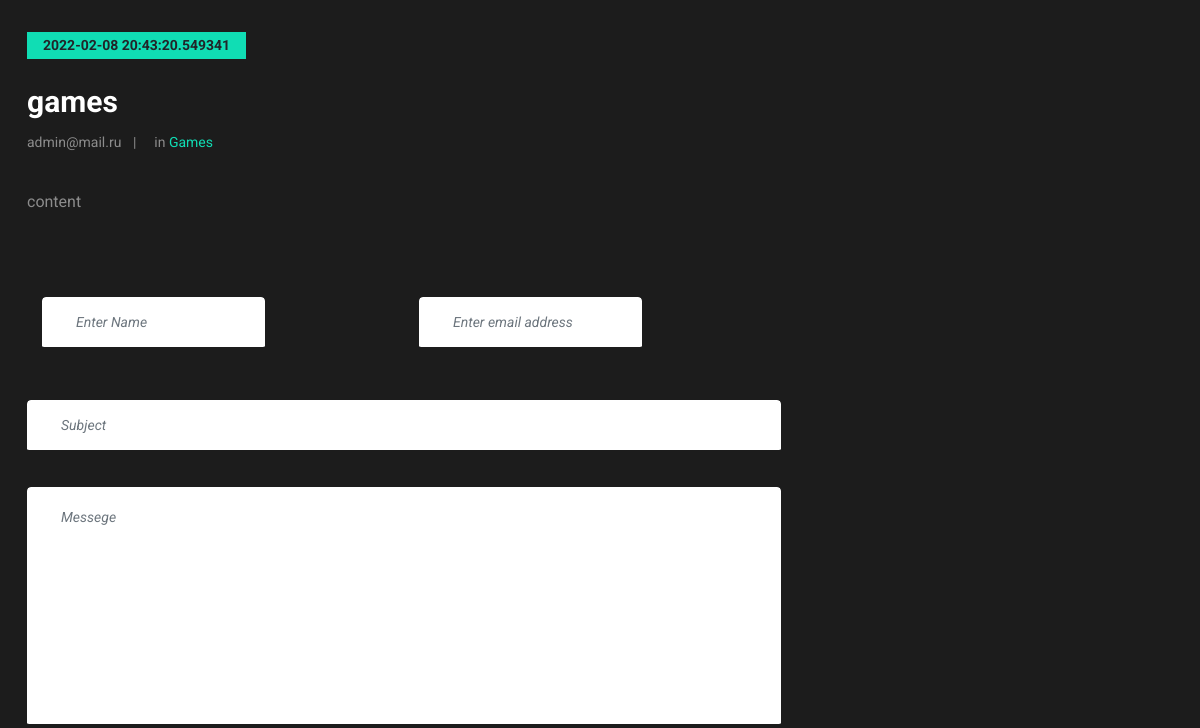
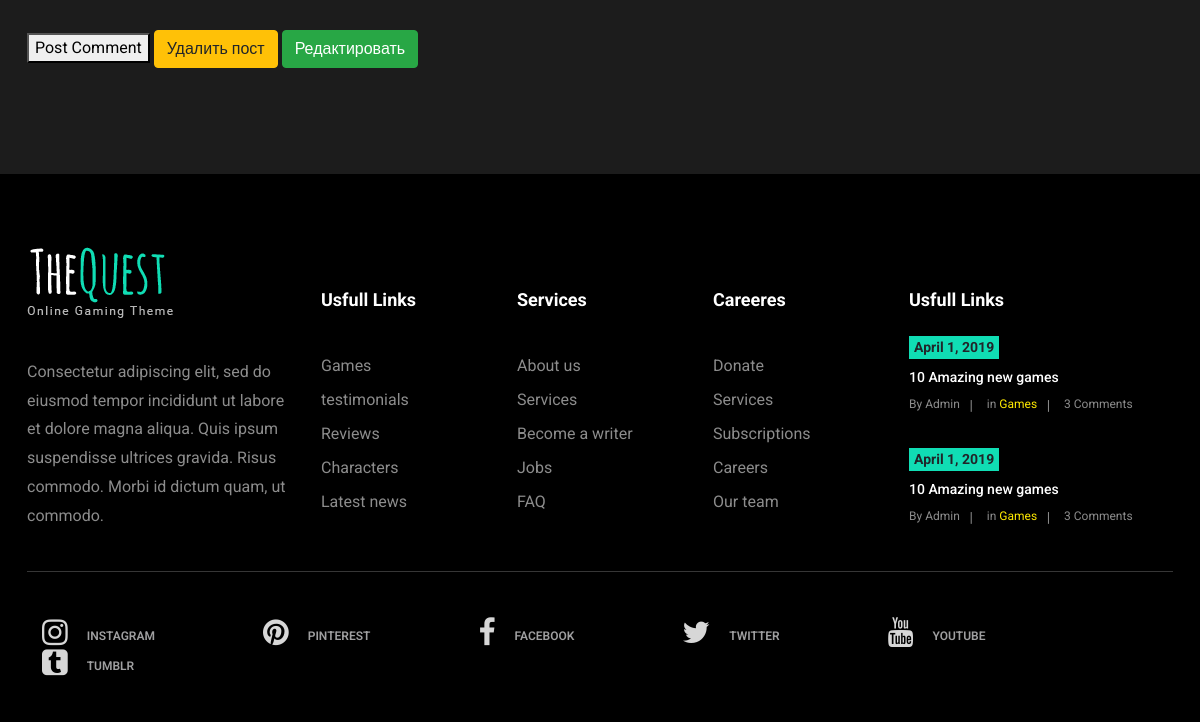
Page /blog/3 (lower part) on the earlier database version (2 pictures, top to bottom).
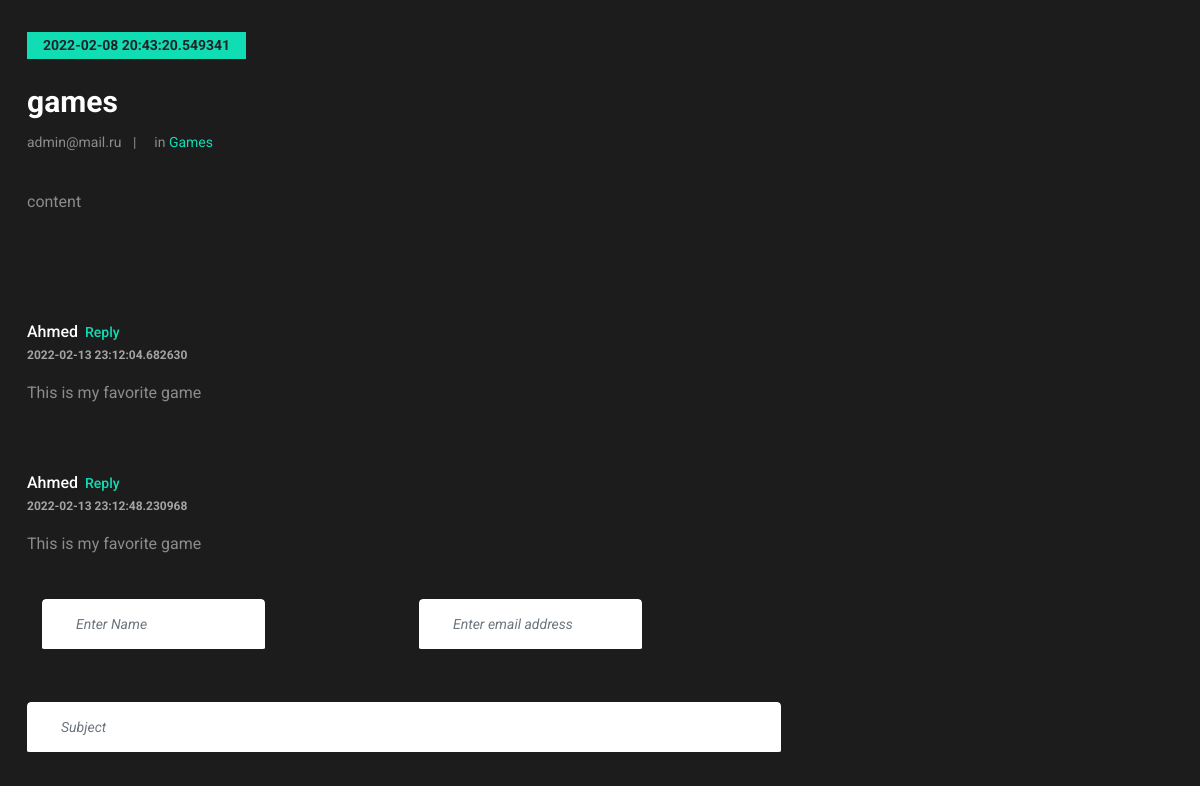
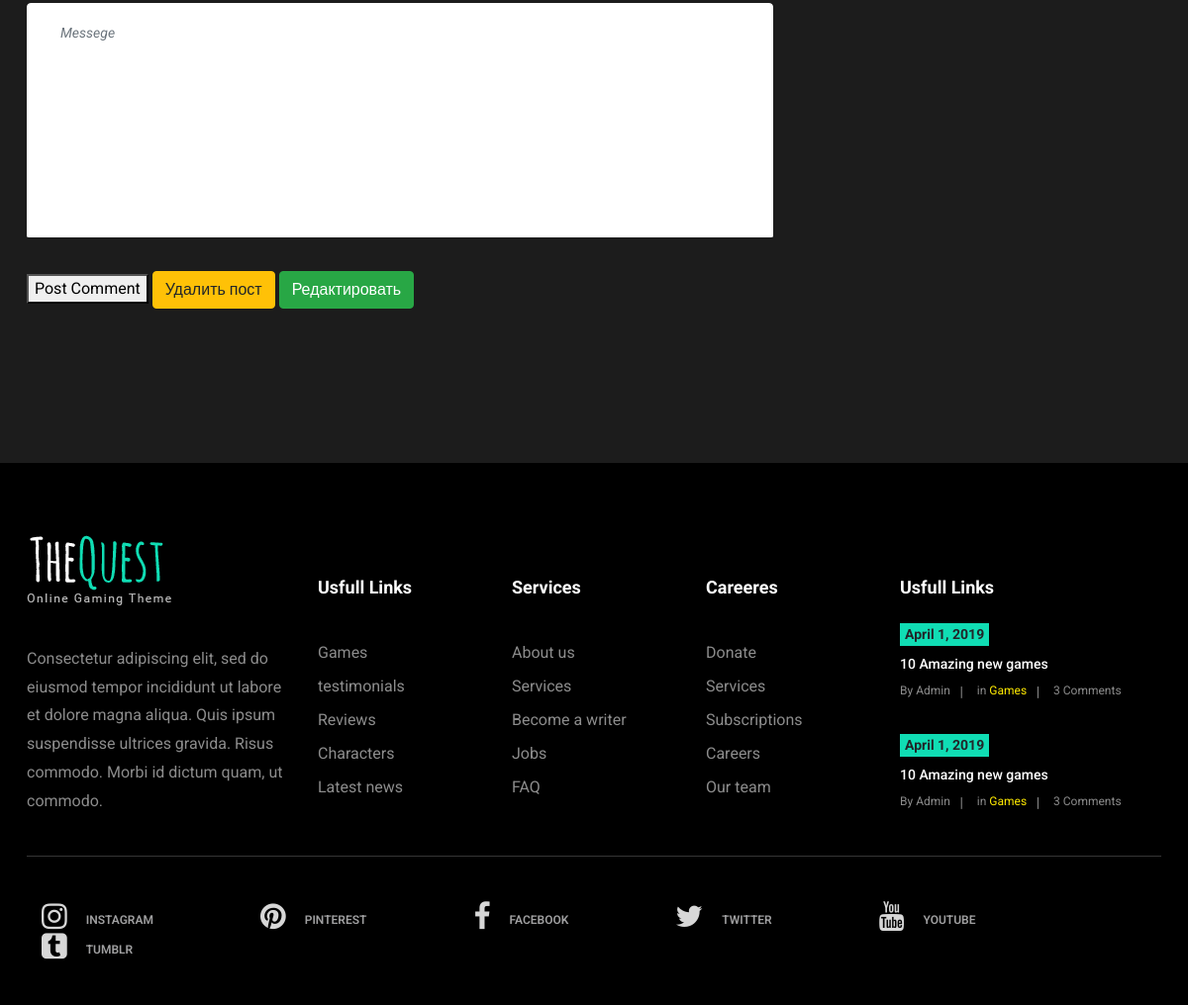
Same page on the later database version (2 pictures, top to bottom).
### blog/models.py (models this page shows, shortened)
class Comment(db.Model):
    __tablename__ = 'comments'
    id = db.Column(db.Integer(), primary_key=True)
    name = db.Column(db.String(50), nullable=False)
    subject = db.Column(db.String(50), nullable=False)
    email = db.Column(db.String(), nullable=False)
    date_posted = db.Column(
        db.DateTime(), nullable=False, default=datetime.now)
    message = db.Column(db.String(), nullable=False)
    post_id = db.Column(db.Integer(), db.ForeignKey(
        'posts.id'), nullable=False)

### blog/routes.py (the view)
@app.route('/blog/<int:post_id>',methods=['GET','POST'])
def post_detail(post_id):
    post = Post.query.get(post_id)
    comments=Comment.query.order_by(Comment.date_posted)
    if request.method == 'POST':
       comment = Comment(name=request.form.get('name'), subject=request.form.get('subject'),email=request.form.get('email'),message=request.form.get('message'),post=post)
       db.session.add(comment)
       db.session.commit()
       redirect (url_for('post_detail',post_id=post.id))
    return render_template('post_detail.html', post=post,comments=comments)

### blog/models.py (called while the page is built)
    def __repr__(self) -> str:
        return self.email

### blog/templates/post_detail.html (shortened to what this page needs)
{% extends 'base.html' %}
{% block content %}
<section class="blog-section spad">
	<div class="container">
		<div class="row">
			<div class="col-lg-8">
				<div class="blog-post single-post">
					<div class="post-date">{{post.date_posted}}</div>
					<h3>{{post.title}}
					</h3>
					<div class="post-metas">
						<div class="post-meta">{{post.author}}</div>
						<div class="post-meta">in <a href="#">Games</a></div>
					</div>
					<p>{{post.content}}</p>
					<div class="comments">
						{% for comment in comments%}
						<ul class="comments-list">
							<li>
								<form action="", method="POST">
								<div class="comment-text">
									<h6>{{comment.name}}<a href="#" class="reply">Reply</a></h6>
									<div class="comment-date">{{comment.date_posted}}</div>
								    <p>{{comment.message}}</p>
								</div>
							</li>
							{% endfor %}
							<div class="comment-form">
								<form action="" method="POST">
									<div class="form-group form-inline">
										<div class="form-group col-lg-6 col-md-6 name">
											<input type="text" class="form-control" id="name" name="name" placeholder="Enter Name"
												onfocus="this.placeholder = ''" onblur="this.placeholder = 'Enter Name'">
										</div>
										<div class="form-group col-lg-6 col-md-6 email">
											<input type="email" class="form-control" name="email" id="email"
												placeholder="Enter email address" onfocus="this.placeholder = ''"
												onblur="this.placeholder = 'Enter email address'">
										</div>
									</div>
									<div class="form-group">
										<input type="text" class="form-control" id="subject" name="subject" placeholder="Subject"
											onfocus="this.placeholder = ''" onblur="this.placeholder = 'Subject'">
									</div>
									<div class="form-group">
										<textarea class="form-control mb-10" rows="5" name="message" name="message" placeholder="Messege"
											onfocus="this.placeholder = ''" onblur="this.placeholder = 'Messege'"
											required=""></textarea>
									</div>
									<button>Post Comment</button>
									<a href="/blog/{{post.id}}/del" class="btn btn-warning">Удалить пост</a>
									<a href="/blog/{{post.id}}/update" class="btn btn-success">Редактировать</a>
	</section>
	{%endblock%}

Differences in the rows shown:
added Comment: name "Ahmed", date_posted "2022-02-13 23:12:04.682630", message "This is my favorite game"
added Comment: name "Ahmed", date_posted "2022-02-13 23:12:48.230968", message "This is my favorite game"
